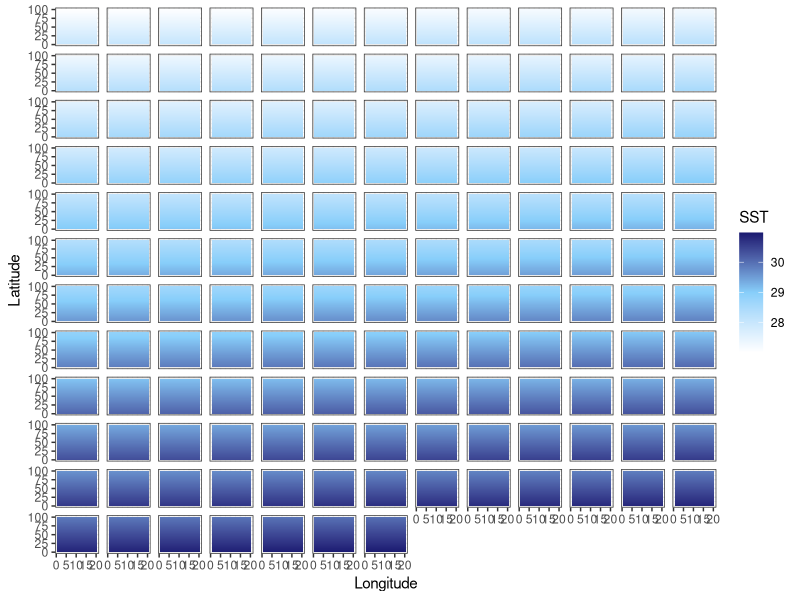
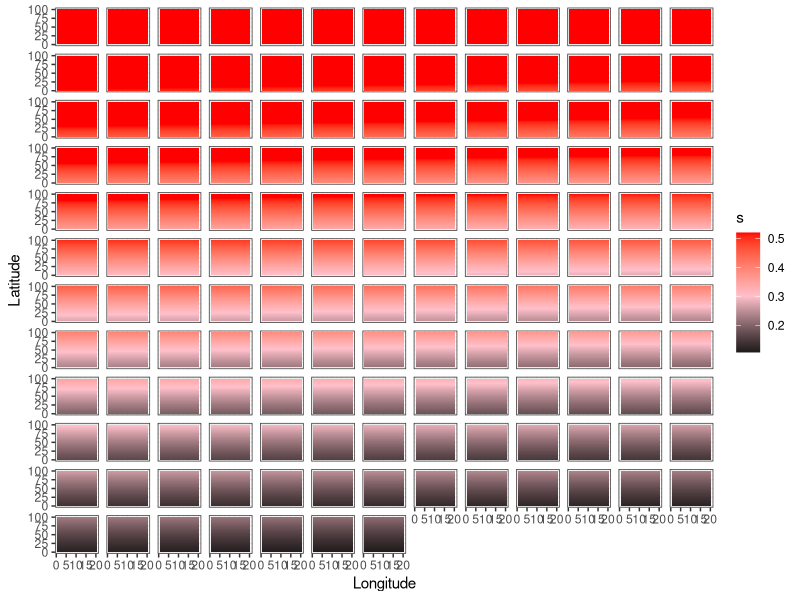
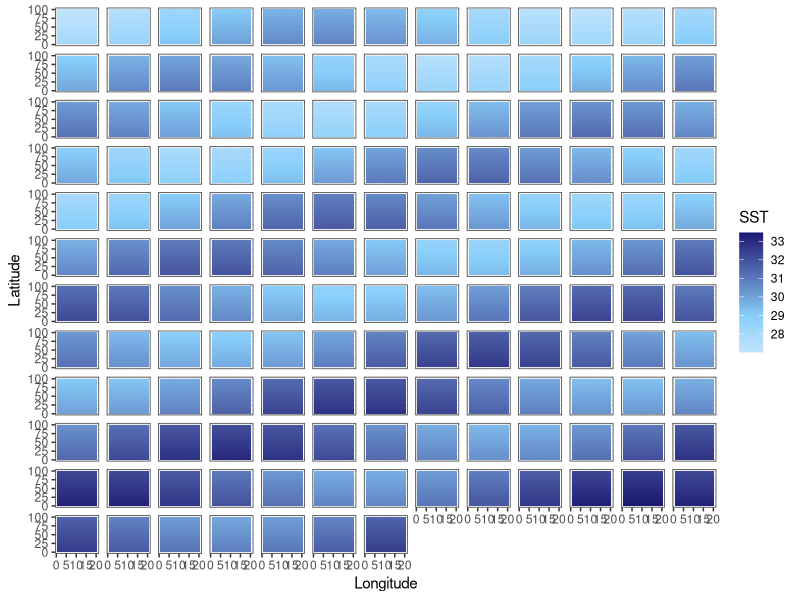
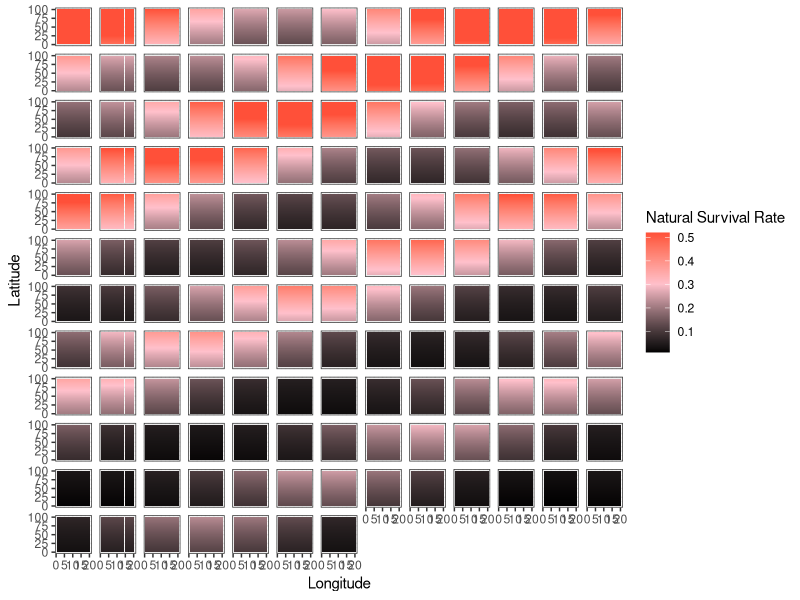
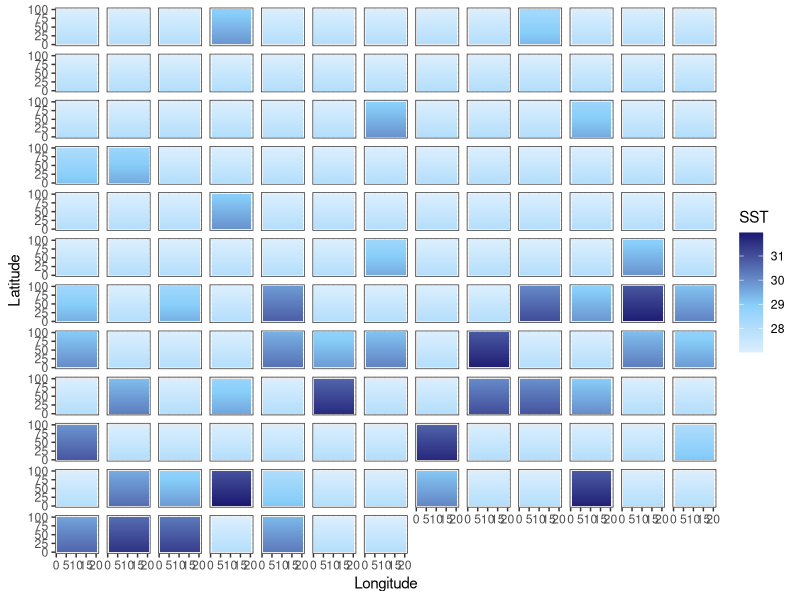

Here is the R script that generated these plots, in order: (Note: a time limit stopped this script after it produced the figures.)
library(tidyverse)
library(here)

addTaskCallback(function(...) {set.seed(42);TRUE})
options(warn=-1)

years = 150
NS.patches = 100
EW.patches = 20
opt.temp = 25

calc_temp_mortality <- function(SST, opt.temp, temp.range, s) {
  nat.m = array(0, c(nrow(SST), ncol(SST)))
  m = 1 - exp((-(SST[,] - opt.temp)^2)/(temp.range^2)) # temperature based mortality function from Walsworth et al.
  m = 1 - m
  nat.m = ifelse(m > s, s, m)
  return(nat.m)
}

# 0.3678794 29
# 0.2096114 30
# 0.1053992 31
# 0.0467706 32
# 0.0183156 33


### UNCOMMENT FOR CONSTANT MEAN SHIFT SST
SST.patches.mean <- array(0, c(NS.patches, EW.patches, years))
start_SST = (opt.temp + 2) + NS.patches*0.01

for (i in 1:years) {
  SST = start_SST
  for (lat in 1:NS.patches) {
    SST.patches.mean[lat,,i] = SST
    SST = SST - 0.01
  }
  start_SST = start_SST + 0.02
}

### UNCOMMENT FOR ENSO VARIABLE MEAN SST
SST.patches.enso <- array(0, c(NS.patches, EW.patches, years))
start_SST = (opt.temp + 2) + NS.patches*0.01

t=seq(1,years,1)
enso.value = 0.8*sin(0.6*t) + 0.02

for (i in 1:years) {
  SST = start_SST
  for (lat in 1:NS.patches) {
    SST.patches.enso[lat,,i] = SST
    SST = SST - 0.01
  }
  start_SST = start_SST + enso.value[i]
}

### UNCOMMENT FOR SHOCK SST CHANGES
SST.patches.shock <- array(0, c(NS.patches, EW.patches, years))
start_SST = (opt.temp + 2) + NS.patches*0.01

for (i in 1:years) {
  heat_prob = runif(1, 0, 1)
  if ((i < 75 & heat_prob < 0.1) | (i >= 75 & heat_prob < 0.35)) {
    intensity <- runif(1, 1, ifelse(i < 75, 2, 4))
    SST = start_SST + intensity
  } else {
    SST = start_SST
  }
  for (lat in 1:NS.patches) {
    SST.patches.shock[lat,,i] = SST
    SST = SST - 0.01
  }
}

output_df_mean = data.frame() #create dataframe to hold results
output_df_enso = data.frame()
output_df_shock = data.frame()


# Mean --------------------------------------------------------------------

for(b in 1:years) {
  SSTdf_mean = SST.patches.mean[,,b] %>% 
    as.data.frame() 
  
  SSTdf_mean$lat = c(1:NS.patches)
  SSTdf_mean$year = paste0(b)
  
  output_df_mean = bind_rows(output_df_mean, SSTdf_mean)
}

SSTdf_mean = output_df_mean %>% 
  pivot_longer(V1:V20,
               names_to = "lon",
               values_to = "sst") %>% 
  mutate(lon = case_when(
    lon == "V1" ~ 1,
    lon == "V2" ~ 2,
    lon == "V3" ~ 3,
    lon == "V4" ~ 4,
    lon == "V5" ~ 5,
    lon == "V6" ~ 6,
    lon == "V7" ~ 7,
    lon == "V8" ~ 8,
    lon == "V9" ~ 9,
    lon == "V10" ~ 10,
    lon == "V11" ~ 11,
    lon == "V12" ~ 12,
    lon == "V13" ~ 13,
    lon == "V14" ~ 14,
    lon == "V15" ~ 15,
    lon == "V16" ~ 16,
    lon == "V17" ~ 17,
    lon == "V18" ~ 18,
    lon == "V19" ~ 19,
    lon == "V20" ~ 20
    )) %>% 
  mutate(year = as.numeric(year))

mt = ggplot(SSTdf_mean, aes(lon, lat, fill = sst)) +
  geom_tile() +
  labs(x = "Longitude", y = "Latitude", fill = "SST") +
  theme_bw() +
  scale_fill_gradient2(low = "white", high = "midnightblue", mid = "lightskyblue", midpoint = 29) +
  facet_wrap(~year) + 
  theme(
    strip.background = element_blank(),
    strip.text.x = element_blank())

SSTdf_mean = SSTdf_mean %>% 
  mutate(mortality = 1 - (1 - exp((-(sst - 25)^2)/(4^2)))) %>% 
  mutate(survival = ifelse(mortality > 0.52, 0.52, mortality))

mm = ggplot(SSTdf_mean, aes(lon, lat, fill = survival)) +
  geom_tile() +
  labs(x = "Longitude", y = "Latitude", fill = "s") +
  theme_bw() +
  scale_fill_gradient2(low = "black", high = "red", mid = "pink", midpoint = .3) +
  facet_wrap(~year) + 
  theme(
    strip.background = element_blank(),
    strip.text.x = element_blank())

# ENSO --------------------------------------------------------------------

for(b in 1:years) {
  SSTdf_enso = SST.patches.enso[,,b] %>% 
    as.data.frame() 
  
  SSTdf_enso$lat = c(1:NS.patches)
  SSTdf_enso$year = paste0(b)
  
  output_df_enso = bind_rows(output_df_enso, SSTdf_enso)
}

SSTdf_enso = output_df_enso %>% 
  pivot_longer(V1:V20,
               names_to = "lon",
               values_to = "sst") %>% 
  mutate(lon = case_when(
    lon == "V1" ~ 1,
    lon == "V2" ~ 2,
    lon == "V3" ~ 3,
    lon == "V4" ~ 4,
    lon == "V5" ~ 5,
    lon == "V6" ~ 6,
    lon == "V7" ~ 7,
    lon == "V8" ~ 8,
    lon == "V9" ~ 9,
    lon == "V10" ~ 10,
    lon == "V11" ~ 11,
    lon == "V12" ~ 12,
    lon == "V13" ~ 13,
    lon == "V14" ~ 14,
    lon == "V15" ~ 15,
    lon == "V16" ~ 16,
    lon == "V17" ~ 17,
    lon == "V18" ~ 18,
    lon == "V19" ~ 19,
    lon == "V20" ~ 20
  )) %>% 
  mutate(year = as.numeric(year))

et = ggplot(SSTdf_enso, aes(lon, lat, fill = sst)) +
  geom_tile() +
  labs(x = "Longitude", y = "Latitude", fill = "SST") +
  theme_bw() +
  scale_fill_gradient2(low = "white", high = "midnightblue", mid = "lightskyblue", midpoint = 29) +
  facet_wrap(~year) + 
  theme(
    strip.background = element_blank(),
    strip.text.x = element_blank())

SSTdf_enso = SSTdf_enso %>% 
  mutate(mortality = 1 - (1 - exp((-(sst - 25)^2)/(4^2)))) %>% 
  mutate(survival = ifelse(mortality > 0.52, 0.52, mortality))

em = ggplot(SSTdf_enso, aes(lon, lat, fill = survival)) +
  geom_tile() +
  labs(x = "Longitude", y = "Latitude", fill = "Natural Survival Rate") +
  theme_bw() +
  scale_fill_gradient2(low = "black", high = "red", mid = "pink", midpoint = .3) +
  facet_wrap(~year) + 
  theme(
    strip.background = element_blank(),
    strip.text.x = element_blank())

# shock -------------------------------------------------------------------

for(b in 1:years) {
  SSTdf_shock = SST.patches.shock[,,b] %>% 
    as.data.frame() 
  
  SSTdf_shock$lat = c(1:NS.patches)
  SSTdf_shock$year = paste0(b)
  
  output_df_shock = bind_rows(output_df_shock, SSTdf_shock)
}

SSTdf_shock = output_df_shock %>% 
  pivot_longer(V1:V20,
               names_to = "lon",
               values_to = "sst") %>% 
  mutate(lon = case_when(
    lon == "V1" ~ 1,
    lon == "V2" ~ 2,
    lon == "V3" ~ 3,
    lon == "V4" ~ 4,
    lon == "V5" ~ 5,
    lon == "V6" ~ 6,
    lon == "V7" ~ 7,
    lon == "V8" ~ 8,
    lon == "V9" ~ 9,
    lon == "V10" ~ 10,
    lon == "V11" ~ 11,
    lon == "V12" ~ 12,
    lon == "V13" ~ 13,
    lon == "V14" ~ 14,
    lon == "V15" ~ 15,
    lon == "V16" ~ 16,
    lon == "V17" ~ 17,
    lon == "V18" ~ 18,
    lon == "V19" ~ 19,
    lon == "V20" ~ 20
  )) %>% 
  mutate(year = as.numeric(year))

st = ggplot(SSTdf_shock, aes(lon, lat, fill = sst)) +
  geom_tile() +
  labs(x = "Longitude", y = "Latitude", fill = "SST") +
  theme_bw() +
  scale_fill_gradient2(low = "white", high = "midnightblue", mid = "lightskyblue", midpoint = 29) +
  facet_wrap(~year) + 
  theme(
    strip.background = element_blank(),
    strip.text.x = element_blank())

SSTdf_shock = SSTdf_shock %>% 
  mutate(mortality = 1 - (1 - exp((-(sst - 25)^2)/(4^2)))) %>% 
  mutate(survival = ifelse(mortality > 0.52, 0.52, mortality))

sm = ggplot(SSTdf_shock, aes(lon, lat, fill = survival)) +
  geom_tile() +
  labs(x = "Longitude", y = "Latitude", fill = "Natural Survival Rate") +
  theme_bw() +
  scale_fill_gradient2(low = "black", high = "red", mid = "pink", midpoint = .3) +
  facet_wrap(~year) + 
  theme(
    strip.background = element_blank(),
    strip.text.x = element_blank())

ggsave(mt, file=paste0("mean_temp.pdf"), path = here("figs", "climate"), height = 10, width = 15)
ggsave(mm, file=paste0("mean_mortality.pdf"), path = here("figs", "climate"), height = 10, width = 15)
ggsave(et, file=paste0("enso_temp.pdf"), path = here("figs", "climate"), height = 10, width = 15)
ggsave(em, file=paste0("enso_mortality.pdf"), path = here("figs", "climate"), height = 10, width = 15)
ggsave(st, file=paste0("shock_temp.pdf"), path = here("figs", "climate"), height = 10, width = 15)
ggsave(sm, file=paste0("shock_mortality.pdf"), path = here("figs", "climate"), height = 10, width = 15)
